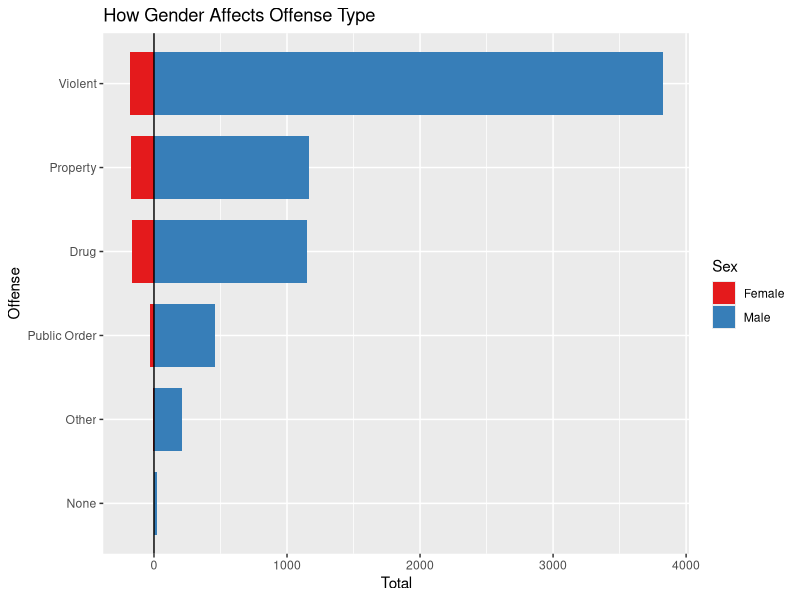
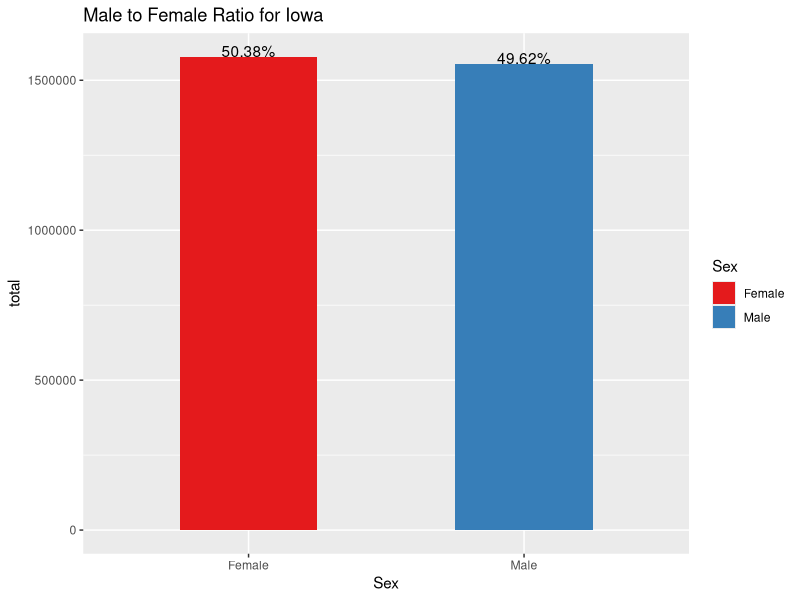
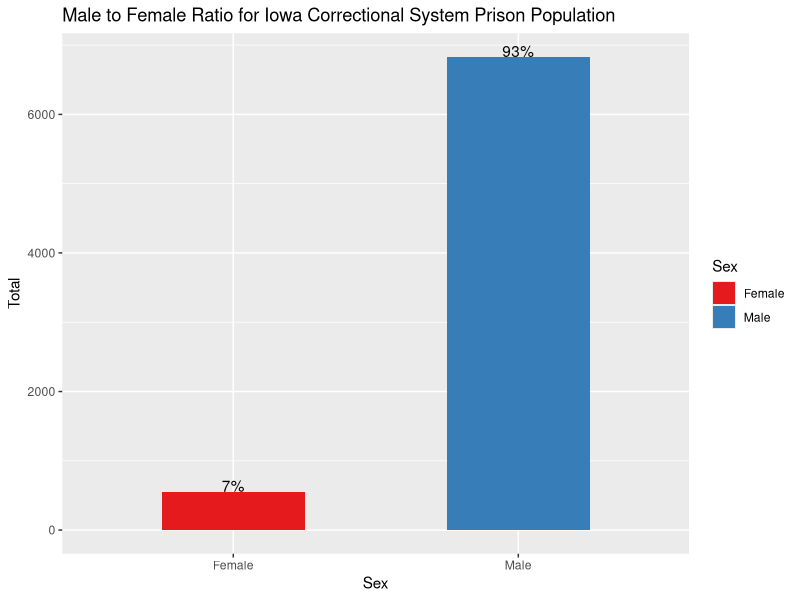
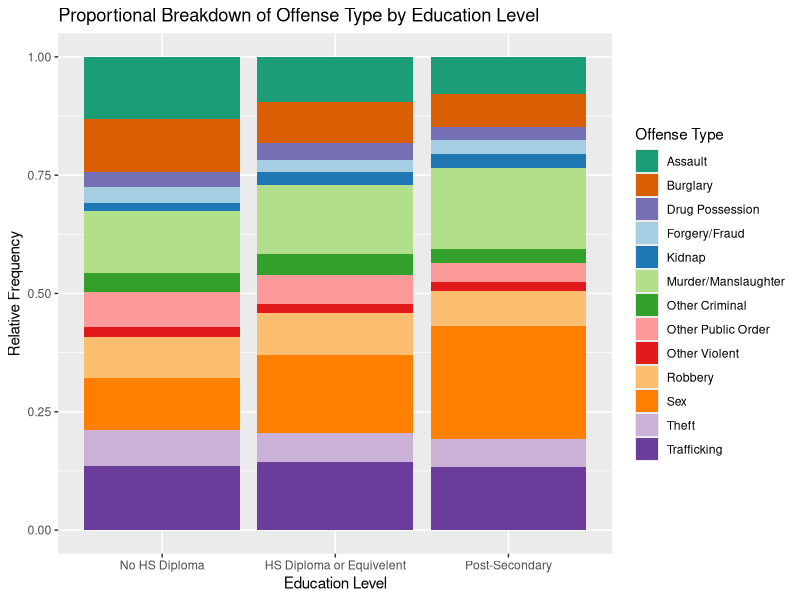
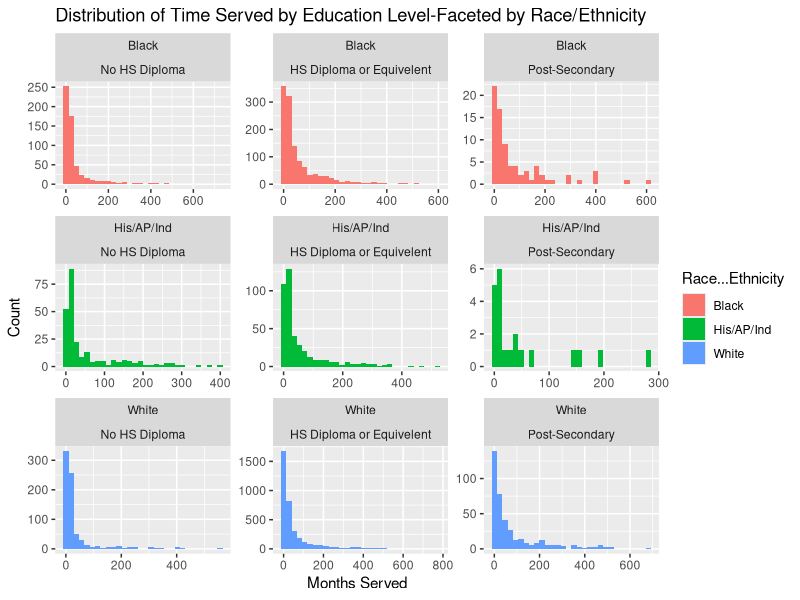
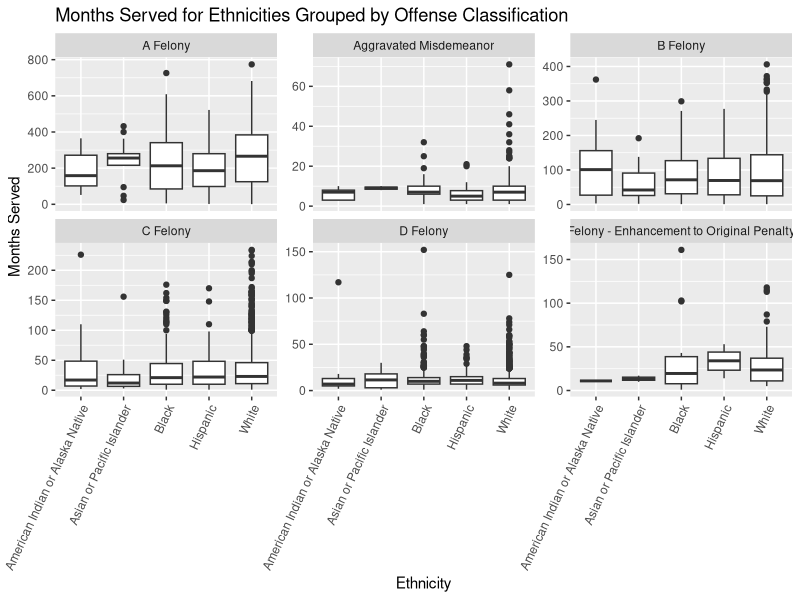
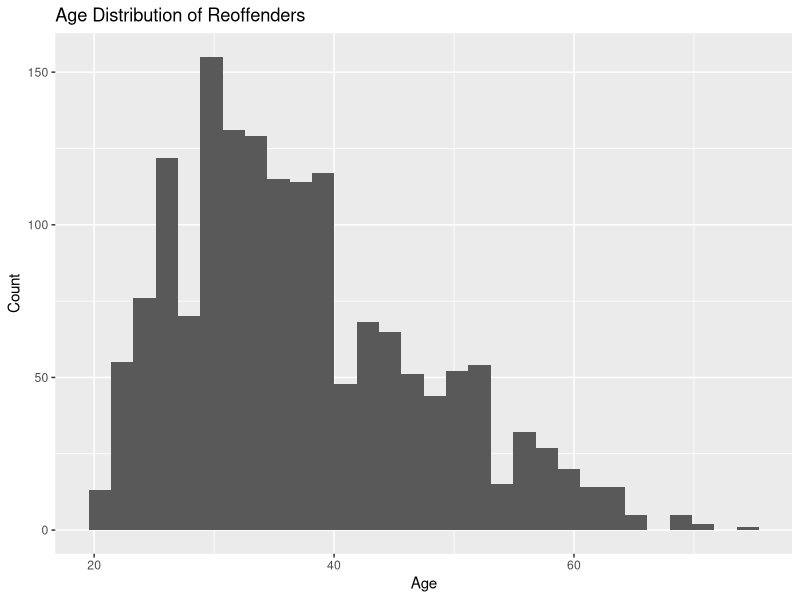
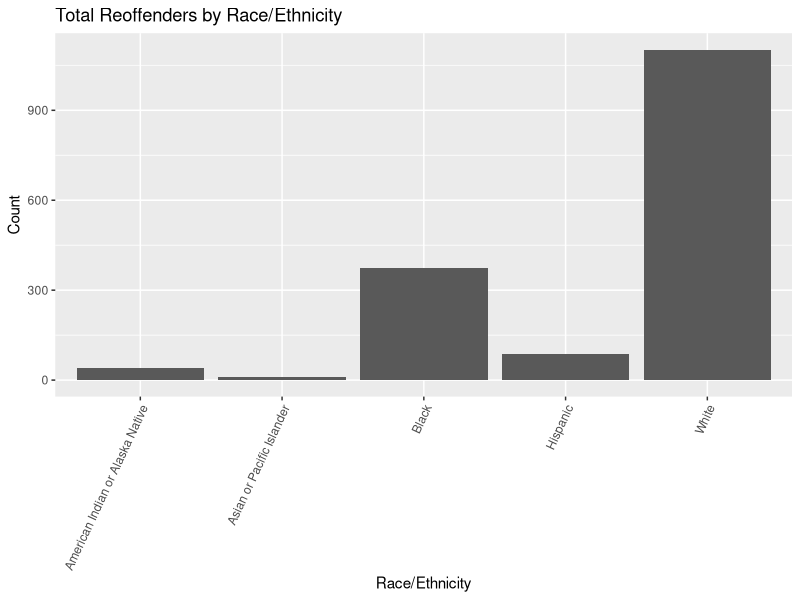

Recreate these plots in R, in order.
## ---- chunk 1
knitr::opts_chunk$set(echo = TRUE)
## ---- chunk 2
library(dplyr)
library(lubridate)
library(tidyverse)
library(RColorBrewer)
library(ggrepel)
library(scales)
data <- readr::read_csv('Current_Iowa_Correctional_System_Prison_Population.csv')
## ---- chunk 3
offenses <- data%>%
  group_by(`Offense Type`, Sex)%>%
  summarise(Total = n(), .groups = 'drop')
offenses <- offenses %>%
  mutate(Total = ifelse(Sex == "Male",Total,-1*Total))
breaks_values <- pretty(offenses$Total)
ggplot(data = offenses, aes(x=reorder(`Offense Type`, Total), y = Total, fill=Sex))+
  geom_bar(stat = "identity", width = 0.75)+
  coord_flip()+
  scale_y_continuous(breaks = breaks_values, labels = abs(breaks_values))+ 
  scale_fill_brewer(palette = "Set1")+
  geom_hline(yintercept = 0)+
  ggtitle("How Gender Affects Offense Type")+
  xlab("Offense")
## ---- chunk 4
genderInIA <- readr::read_csv('IowaData.csv', col_types = cols())
genderInIA <- genderInIA%>%
  rename(Male = S0101_C03_001E, Female = S0101_C05_001E)%>%
  select(Male, Female)
keep = c(FALSE, TRUE)
genderInIA <- genderInIA[keep,]
genderInIA$Male <- as.numeric(genderInIA$Male)
genderInIA$Female <- as.numeric(genderInIA$Female)

genderInIA <- genderInIA %>%
  pivot_longer(cols = c(Male, Female), names_to = "Sex", values_to = "total")%>%
  mutate(Percent = label_percent()(total/sum(total)))
  
genderInPrison <- data%>%group_by(Sex)%>%
  summarise(Total=n(), .groups = 'drop')%>%
  mutate(Percent = label_percent()(Total/sum(Total)))

ggplot(genderInIA, aes(x=Sex, y=total, fill=Sex))+
  geom_bar(stat='identity', width = .5)+ 
  scale_fill_brewer(palette = "Set1")+
  ggtitle("Male to Female Ratio for Iowa")+
  geom_text(aes(label=Percent), vjust=0)

ggplot(genderInPrison, aes(x=Sex, y=Total, fill=Sex))+
  geom_bar(stat='identity', width = .5)+ 
  scale_fill_brewer(palette = "Set1")+
  ggtitle("Male to Female Ratio for Iowa Correctional System Prison Population")+
  geom_text(aes(label=Percent), vjust=0)
## ---- chunk 5
prisonData <- read.csv('./Current_Iowa_Correctional_System_Prison_Population.csv')
prisonData$Education.Category <- factor(prisonData$Education.Category , levels = c('No HS Diploma','HS Diploma or Equivelent','Post-Secondary'))
prisonData$Education.Category[prisonData$Education.Category == ""] <-NA
prisonData2 <- prisonData %>%
filter(!is.na(Education.Category))
## ---- chunk 6

prisonData2$Offense.Subtype <- as.factor(prisonData2$Offense.Subtype)

prisonData2$Offense.Subtype[prisonData2$Offense.Subtype == 'Stolen Property'] <- 'Theft'
#1 datapoint, similar type of crime
prisonData2$Offense.Subtype[prisonData2$Offense.Subtype == 'Animals'] <- 'Other Violent'
#1 data point, Crime: Animal Torture was judged to belong in Other Violent due to heinousness of crime
prisonData2$Offense.Subtype[prisonData2$Offense.Subtype == 'Prostitution/Pimping'] <- 'Sex' 
#4 data points in this category, sex crime related
prisonData2$Offense.Subtype[prisonData2$Offense.Description == 'BURGLARY 1ST DEGREE'] <- 'Burglary' 
#For analysis, this is more meaningful in the burglary category
prisonData2$Offense.Subtype[prisonData2$Offense.Description == 'ATTEMPT BURGLARY 1ST DEGREE'] <- 'Burglary'
#Grouped with burglarly since the criminal intent was the same 
prisonData2$Offense.Subtype[prisonData2$Offense.Subtype == 'Alcohol']<- 'Other Criminal' 
#1 data point, Other criminal seemed best categorical fit
prisonData2$Offense.Subtype[prisonData2$Offense.Subtype == 'Flight/Escape']<- 'Other Criminal' 
#Only 16 data points, Other criminal seemed best categorical fit
prisonData2$Offense.Subtype[prisonData2$Offense.Subtype == 'Other Drug']<- 'Other Criminal' 
#Only 24 datapoints, Offense description included descriptions such as 'failure to affix Tax Stamp'
prisonData2$Offense.Subtype[prisonData2$Offense.Subtype == 'Vandalism']<- 'Other Criminal' 
#Only 52 datapoints, 
prisonData2$Offense.Subtype[prisonData2$Offense.Subtype == 'Arson']<- 'Other Violent' 
#Only 57 datapoints, barely visible in original plot, moved to Other Violent due to heinousness of crime
prisonData2$Offense.Subtype[prisonData2$Offense.Subtype == 'OWI']<- 'Other Public Order'
prisonData2$Offense.Subtype[prisonData2$Offense.Subtype == 'Traffic']<- 'Other Public Order' 
#Only 60 data points, general offense type already classified as Public Order 
prisonData2$Offense.Subtype[prisonData2$Offense.Subtype == 'Weapons']<- 'Other Public Order' 
#Offense type already classified as public Order and most serious was aggravated misdemeanor 
## ---- chunk 7

prisonData3 <- prisonData2 %>%
  filter(!Offense.Subtype %in% c('Arson','Alcohol', 'Animals','Flight/Escape', 'None', 'Other Drug','OWI','Prostitution/Pimping','Stolen Property','Traffic', 'Vandalism','Weapons'))

plotColors = c((brewer.pal(name="Dark2", n = 1)), brewer.pal(name="Paired", n = 12))

ggplot(data = prisonData3, aes(x = Education.Category, fill = Offense.Subtype)) + geom_bar(position = 'fill') + scale_fill_manual(values = plotColors, name = 'Offense Type') + ggtitle('Proportional Breakdown of Offense Type by Education Level') + xlab('Education Level') + ylab('Relative Frequency')

## ---- chunk 8
prisonData5 <-prisonData2

prisonData5$Race...Ethnicity[prisonData5$Race...Ethnicity == 'Hispanic'] <-'His/AP/Ind' 
prisonData5$Race...Ethnicity[prisonData5$Race...Ethnicity == 'American Indian or Alaska Native'] <-'His/AP/Ind' 
prisonData5$Race...Ethnicity[prisonData5$Race...Ethnicity == 'Asian or Pacific Islander'] <-'His/AP/Ind'

prisonData5a <- prisonData5
prisonData5$Race...Ethnicity <- as.factor(prisonData5$Race...Ethnicity)


ggplot(data = prisonData5, aes(x = Months.Served, fill = Race...Ethnicity)) + geom_histogram(position = 'stack') + facet_wrap(Race...Ethnicity~Education.Category, scales = 'free') + ggtitle('Distribution of Time Served by Education Level-Faceted by Race/Ethnicity') + xlab('Months Served') + ylab('Count')

## ---- chunk 9
# Loading and Cleaning

df <- read.csv('Current_Iowa_Correctional_System_Prison_Population.csv')

df <- df %>%
  filter(Prison.Admission.Type == "New Admit New Sentence" & Offense.Classification != "None" & Offense.Classification != "Felony - Mandatory Minimum" & Offense.Classification != "Simple Misdemeanor" & Offense.Classification != "Serious Misdemeanor" & Offense.Classification != "Other Felony")

# Plotting

ggplot(df, aes(x = Race...Ethnicity, y = Months.Served)) +
  geom_boxplot() + facet_wrap(~Offense.Classification, scales = "free_y") +
  theme(axis.text.x = element_text(angle = 65, vjust = 1, hjust = 1)) +
  labs(x = "Ethnicity", y = "Months Served", title = "Months Served for Ethnicities Grouped by Offense Classification")
## ---- chunk 10
# Loading and Cleaning

df <- read.csv('Current_Iowa_Correctional_System_Prison_Population.csv')

df <- df %>%
  filter(Prison.Admission.Type != "New Admit New Sentence" & Prison.Admission.Type != "Other")
df$Education.Category <- replace(df$Education.Category, df$Education.Category == "", NA) 

# Plotting

ggplot(df, aes(x = Age)) +
  geom_histogram() +
  labs(x = "Age", y = "Count", title = "Age Distribution of Reoffenders")

ggplot(df, aes(x = Race...Ethnicity)) +
  geom_bar() +
  labs(x = "Race/Ethnicity", y = "Count", title = "Total Reoffenders by Race/Ethnicity") +
  theme(axis.text.x = element_text(angle = 65, vjust = 1, hjust = 1))

ggplot(df, aes(x = Education.Category)) +
  geom_bar() +
  labs(x = "Education Category", y = "Count", title = "Total Reoffenders by Education Category")

ggplot(df, aes(x = Offense.Type)) +
  geom_bar() +
  labs(x = "Offense Type", y = "Count", title = "Total Reoffenders by Offense Type")

ggplot(df, aes(x = Offense.Subtype)) +
  geom_bar() +
  theme(axis.text.x = element_text(angle = 45, vjust = 1, hjust = 1)) +
  labs(x = "Offense Subtype", y = "Count", title = "Total Reoffenders by Offense Subtype")

ra <- df %>%
  group_by(interaction(Race...Ethnicity, Offense.Type, sep = " . ")) %>%
  summarize(n = n()) %>%
  rename(total = "n") %>%
  separate('interaction(Race...Ethnicity, Offense.Type, sep = " . ")', into = c("Race...Ethnicity", "Offense_Type"), sep = " . ")

ggplot(ra, aes(x = Race...Ethnicity, y = total, fill = Offense_Type)) +
  geom_bar(position="stack", stat="identity") +
  labs(x = "Race/Ethnicity", y = "Count", title = "Offense Type Totals by Race/Ethnicity") +
  theme(axis.text.x = element_text(angle = 50, vjust = 1, hjust = 1))
